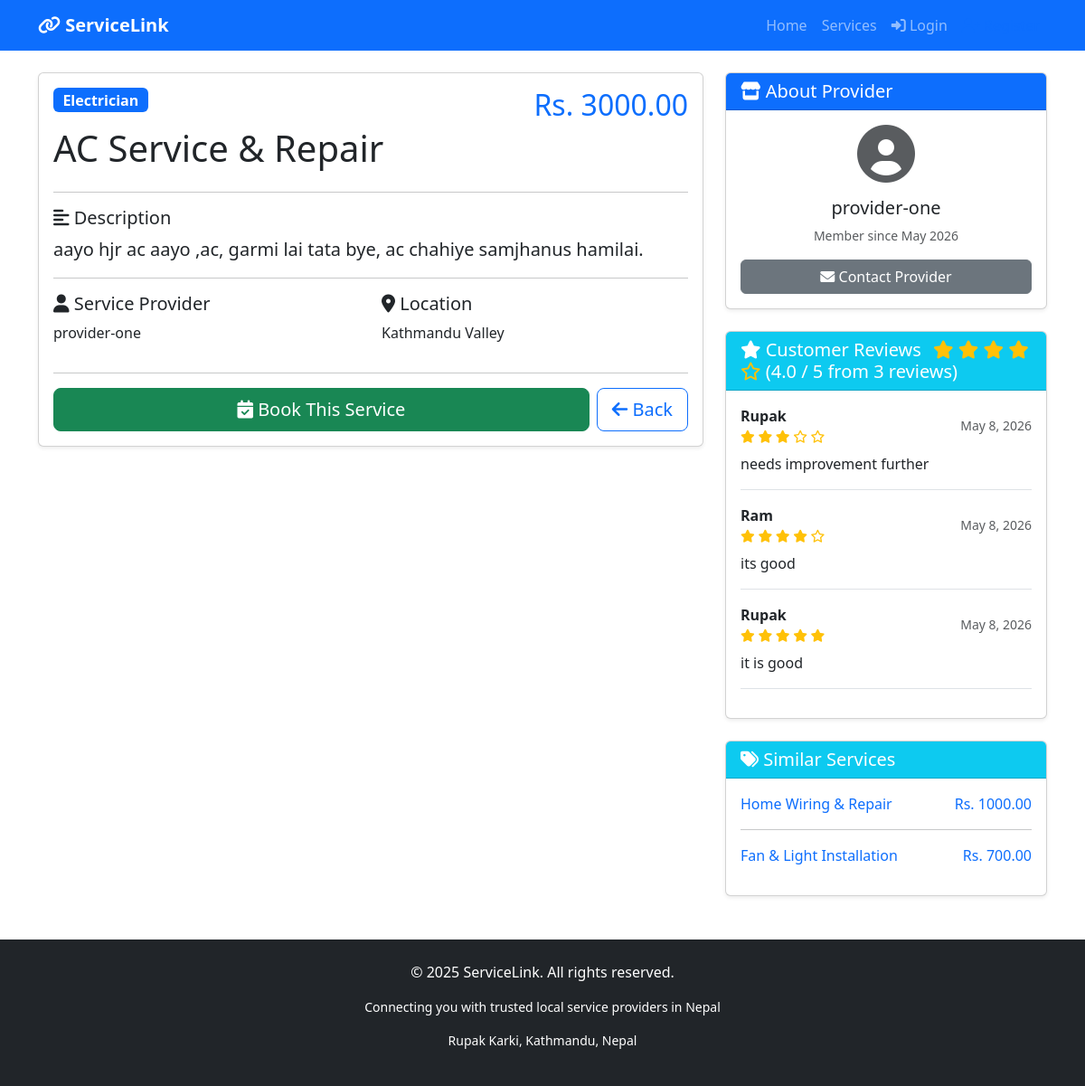
The page /services/6/ on the database its author committed.
### services/models.py (models this page shows, shortened)
class Service(models.Model):
    title = models.CharField(max_length=200)
    description = models.TextField()
    price = models.DecimalField(max_digits=10, decimal_places=2)
    category = models.ForeignKey(Category, on_delete=models.CASCADE)
    provider = models.ForeignKey(User, on_delete=models.CASCADE, related_name='services')
    image = models.ImageField(upload_to='services/', blank=True, null=True)
    location = models.CharField(max_length=200, blank=True)
    is_available = models.BooleanField(default=True)
    created_at = models.DateTimeField(auto_now_add=True)

class Category(models.Model):
    name = models.CharField(max_length=100)
    slug = models.SlugField(unique=True)
    icon = models.CharField(max_length=50, blank=True, help_text="FontAwesome icon class")
    class Meta:
        verbose_name = "Category"
        verbose_name_plural = "Categories"

class Review(models.Model):
    booking = models.OneToOneField(Booking, on_delete=models.CASCADE, related_name='review')
    rating = models.IntegerField(choices=[(i, i) for i in range(1, 6)])  # 1 to 5 stars
    comment = models.TextField()
    created_at = models.DateTimeField(auto_now_add=True)
    class Meta:
        ordering = ['-created_at']

class Booking(models.Model):
    STATUS_CHOICES = [
        ('pending', 'Pending'),
        ('confirmed', 'Confirmed'),
        ('completed', 'Completed'),
        ('cancelled', 'Cancelled'),
    ]
    service = models.ForeignKey(Service, on_delete=models.CASCADE, related_name='bookings')
    customer = models.ForeignKey(User, on_delete=models.CASCADE, related_name='bookings')
    booking_date = models.DateTimeField()
    special_requests = models.TextField(blank=True)
    status = models.CharField(max_length=20, choices=STATUS_CHOICES, default='pending')
    created_at = models.DateTimeField(auto_now_add=True)
    updated_at = models.DateTimeField(auto_now=True)
    class Meta:
        ordering = ['-created_at']

### services/views.py (the view)
# urls.py: path('<int:pk>/', views.service_detail, name='service_detail'),
def service_detail(request, pk):
    service = get_object_or_404(Service, pk=pk, is_available=True)
    related_services = Service.objects.filter(
        category=service.category,
        is_available=True
    ).exclude(pk=pk)[:3]  # Show max 3 related services
    reviews = Review.objects.filter(booking__service=service)
    if reviews.exists():
        avg_rating = sum(r.rating for r in reviews) / reviews.count()
        avg_rating = round(avg_rating, 1)  # One decimal place
    else:
        avg_rating = 0
    context = {
        'service': service,
        'related_services': related_services,
        'reviews': reviews,
        'avg_rating': avg_rating,
        'review_count': reviews.count(),
    }
    return render(request, 'services/service_detail.html', context)

### services/templates/services/service_detail.html (shortened to what this page needs)
{% extends 'base.html' %}
{% block content %}
<div class="container mt-4">
    <div class="row">
        <div class="col-md-8">
            <div class="card shadow-sm">
                <div class="card-body">
                    <div class="d-flex justify-content-between align-items-start mb-3">
                        <div>
                            <span class="badge bg-primary fs-6">{{ service.category.name }}</span>
                            <h1 class="mt-3">{{ service.title }}</h1>
                        </div>
                        <h2 class="text-primary">Rs. {{ service.price }}</h2>
                    </div>
                    <hr>
                    <h5><i class="fas fa-align-left"></i> Description</h5>
                    <p class="lead">{{ service.description }}</p>
                    <hr>
                    <div class="row mt-3">
                        <div class="col-md-6">
                            <h5><i class="fas fa-user"></i> Service Provider</h5>
                            <p>{{ service.provider.username }}</p>
                        </div>
                        <div class="col-md-6">
                            <h5><i class="fas fa-map-marker-alt"></i> Location</h5>
                            <p>{{ service.location|default:"Online service available" }}</p>
                        </div>
                    </div>
                    <hr>
                    <div class="d-flex gap-2">
                        <a href="{% url 'book_service' service.id %}"
                           class="btn btn-success btn-lg flex-grow-1">
                            <i class="fas fa-calendar-check"></i> Book This Service
                        </a>
                        <button class="btn btn-outline-primary btn-lg" onclick="window.history.back()">
                            <i class="fas fa-arrow-left"></i> Back
                        </button>
                    </div>
                </div>
            </div>
        </div>
        <div class="col-md-4">
            <div class="card shadow-sm mb-4">
                <div class="card-header bg-primary text-white">
                    <h5 class="mb-0"><i class="fas fa-store"></i> About Provider</h5>
                </div>
                <div class="card-body text-center">
                    <i class="fas fa-user-circle fa-4x text-muted mb-3"></i>
                    <h5>{{ service.provider.username }}</h5>
                    <p class="text-muted small">
                        Member since {{ service.provider.date_joined|date:"F Y" }}
                    </p>
                    <button class="btn btn-secondary w-100" onclick="alert('Contact feature coming soon!')">
                        <i class="fas fa-envelope"></i> Contact Provider
                    </button>
                </div>
            </div>
            <div class="card shadow-sm mt-4">
                <div class="card-header bg-info text-white">
                    <h5 class="mb-0">
                        <i class="fas fa-star"></i> Customer Reviews
                        {% if avg_rating > 0 %}
                            <span class="ms-2">
                                {% for i in "12345"|make_list %}
                                    {% if forloop.counter <= avg_rating %}
                                        <i class="fas fa-star text-warning"></i>
                                    {% else %}
                                        {% if forloop.counter <= avg_rating|add:0.5 %}
                                            <i class="fas fa-star-half-alt text-warning"></i>
                                        {% else %}
                                            <i class="far fa-star text-warning"></i>
                                        {% endif %}
                                    {% endif %}
                                {% endfor %}
                                ({{ avg_rating }} / 5 from {{ review_count }} reviews)
                            </span>
                        {% endif %}
                    </h5>
                </div>
                <div class="card-body">
                    {% if reviews %}
                        {% for review in reviews %}
                            <div class="border-bottom mb-3 pb-3">
                                <div class="d-flex justify-content-between align-items-center">
                                    <div>
                                        <strong>{{ review.booking.customer.username }}</strong>
                                        <div class="text-warning small">
                                            {% for i in "12345"|make_list %}
                                                {% if forloop.counter <= review.rating %}
                                                    <i class="fas fa-star"></i>
                                                {% else %}
                                                    <i class="far fa-star"></i>
                                                {% endif %}
                                            {% endfor %}
                                        </div>
                                    </div>
                                    <small class="text-muted">
                                        {{ review.created_at|date:"F j, Y" }}
                                    </small>
                                </div>
                                <p class="mt-2 mb-0">{{ review.comment }}</p>
                            </div>
                        {% endfor %}
                    {% endif %}
                </div>
            </div>
            {% if related_services %}
                <div class="card shadow-sm mt-4">
                    <div class="card-header bg-info text-white">
                        <h5 class="mb-0"><i class="fas fa-tags"></i> Similar Services</h5>
                    </div>
                    <div class="card-body">
                        {% for related in related_services %}
                            <div class="mb-3">
                                <a href="{% url 'service_detail' related.id %}" class="text-decoration-none">
                                    <div class="d-flex justify-content-between">
                                        <span>{{ related.title|truncatechars:25 }}</span>
                                        <span class="text-primary">Rs. {{ related.price }}</span>
                                    </div>
                                </a>
                            </div>
                            {% if not forloop.last %}<hr>{% endif %}
                        {% endfor %}
                    </div>
                </div>
            {% endif %}
        </div>
    </div>
</div>
{% endblock %}

### rows shown on the page
Service: category.name "Electrician", title "AC Service & Repair", price "3000.00", description "aayo hjr ac aayo ,ac, garmi lai tata bye, ac chahiye samjhanus hamilai.", provider.username "provider-one", location "Kathmandu Valley", provider.date_joined "May 2026"
Review: booking.customer.username "Rupak", rating 3 (drawn), created_at "May 8, 2026", comment "needs improvement further"
Review: booking.customer.username "Ram", rating 4 (drawn), created_at "May 8, 2026", comment "its good"
Review: booking.customer.username "Rupak", rating 5 (drawn), created_at "May 8, 2026", comment "it is good"
Service: title "Home Wiring & Repair", price "1000.00"
Service: title "Fan & Light Installation", price "700.00"

### other values the page prints
{{ avg_rating }} "4.0"
{{ review_count }} "3"
